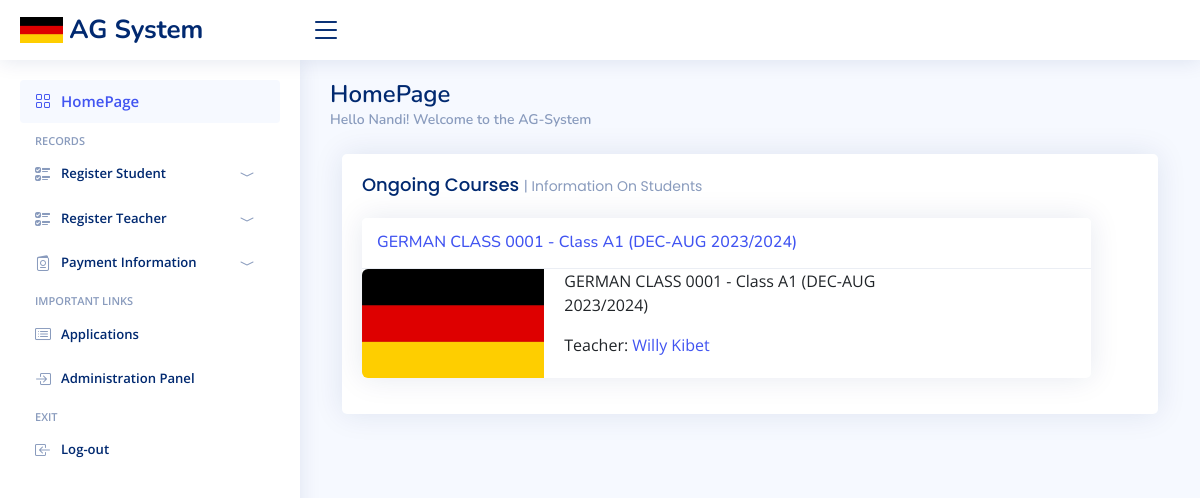
The app's page / (signed in) with its own data.
### crmpage/models.py (models this page shows, shortened)
class School(models.Model):
    course_class_no = models.CharField(max_length=255)
    course_intake = models.CharField(max_length=255)
    lec_first_name = models.CharField(max_length=255)
    lec_last_name = models.CharField(max_length=255)
    lec_phone_number = models.CharField(max_length=50, blank=True, null=True, unique=True)
    lec_email_address = models.EmailField(max_length=70, blank=True, null=True, unique=True)
    lec_class_name = models.CharField(max_length=255)

### crmpage/views.py (the view)
# urls.py: path('', views.index),
def index(request):
    school = School.objects.all()
    response = Response.objects.all()
    total_students = Candidate.objects.filter(Results="Passed").count()
    total_responses = Response.objects.filter(Situation="Pending").count()
    total_applications = Application.objects.count()
    context = {'school': school, 'response': response, 'total_students': total_students,
               'total_responses': total_responses, 'total_applications': total_applications}
    return render(request, 'index.html', context)

### crmpage/templates/index.html (shortened to what this page needs)
{% load static %}
<html lang="en">
<head>
    <link href="{% static 'vendor/bootstrap/css/bootstrap.min.css' %}" rel="stylesheet">
    <link href="{% static 'vendor/bootstrap-icons/bootstrap-icons.css' %}" rel="stylesheet">
    <link href="{% static 'vendor/boxicons/css/boxicons.min.css' %}" rel="stylesheet">
    <link href="{% static 'vendor/quill/quill.snow.css' %}" rel="stylesheet">
    <link href="{% static 'vendor/quill/quill.bubble.css' %}" rel="stylesheet">
    <link href="{% static 'vendor/remixicon/remixicon.css' %}" rel="stylesheet">
    <link href="{% static 'vendor/simple-datatables/style.css' %}" rel="stylesheet">
    <link href="{% static '/css/style.css' %}" rel="stylesheet">
</head>
<body>
<header id="header" class="header fixed-top d-flex align-items-center">
    <div class="d-flex align-items-center justify-content-between">
        <a href="/" class="logo d-flex align-items-center">
            <img src="{% static 'img/german_flag.png' %}" alt="">
            <span class="d-none d-lg-block">AG System</span>
        </a>
        <i class="bi bi-list toggle-sidebar-btn"></i>
    </div>
</header>
<aside id="sidebar" class="sidebar">
    <ul class="sidebar-nav" id="sidebar-nav">
        <li class="nav-item">
            <a class="nav-link " href="/">
                <i class="bi bi-grid"></i>
                <span>HomePage</span>
            </a>
        </li>
{% if user.is_authenticated %}
        <li class="nav-heading">Records</li>
        <li class="nav-item">
            <a class="nav-link collapsed" data-bs-target="#icons-nav" data-bs-toggle="collapse" href="#">
                <i class="bi bi-ui-checks"></i>
                <small> <span>Register Student</span></small>
                <i class="bi bi-chevron-compact-down ms-auto"></i>
            </a>
        </li>
                <li class="nav-item">
            <a class="nav-link collapsed" data-bs-target="#icons-nav3" data-bs-toggle="collapse" href="#">
                <i class="bi bi-ui-checks"></i>
                <small> <span>Register Teacher</span></small>
                <i class="bi bi-chevron-compact-down ms-auto"></i>
            </a>
        </li>
<li class="nav-item">
    <a class="nav-link collapsed" data-bs-target="#responses-nav" data-bs-toggle="collapse" href="#">
        <i class="bi bi-passport"></i>
        <small><span>Payment Information</span></small>
        <i class="bi bi-chevron-compact-down ms-auto"></i>
    </a>
</li>
                <li class="nav-heading">Important Links</li>
      <li class="nav-item">
        <a class="nav-link collapsed" href="applications">
          <i class="bi bi-card-list"></i>
         <small><span>Applications</span></small>
        </a>
      </li>
      <li class="nav-item">
        <a class="nav-link collapsed" href="/admin">
          <i class="bi bi-box-arrow-in-right"></i>
         <small><span>Administration Panel</span></small>
        </a>
      </li>
                        <li class="nav-heading">EXIT</li>
        <li class="nav-item">
            <a class="nav-link collapsed" href="logout">
                <i class="bi bi-box-arrow-in-left"></i>
               <small><span>Log-out</span></small>
            </a>
        </li>
        {% endif %}
    </ul>
</aside>
<main id="main" class="main">
    {% block content %}
{% if user.is_authenticated %}
    <div class="pagetitle">
        <h1>HomePage</h1>
        <nav>
            <ol class="breadcrumb">
                <li class="breadcrumb-item"><span> Hello {{user.username}}! Welcome to the AG-System</span></li>
            </ol>
        </nav>
    </div>
    <div class="container mt-4">
        <div class="card recent-sales overflow-auto">
            <div class="card-body ">
                <h5 class="card-title">Ongoing Courses  <span>| Information On Students</span></h5>
                {% for school in school %}
                <div class="info d-flex">
                    <div class="card mb-3" style="max-width:100%; max-height: 20rem">
                        <h6 class="card-header">
                            <a href="course_view">
                                {{ school.course_class_no }} - {{ school.course_intake }}
                            </a>
                        </h6>
                        <div class="row g-0 ">
                            <div class="col-md-3 ">
                                <img src="{% static 'img/german_flag.png' %}" class="img-fluid rounded-start" alt="..."
                                     style="height: 100%;">
                            </div>
                            <div class="col-md-6">
                                <div class="card-body ">
                                    <p class="card-text"> {{ school.course_class_no }} - {{ school.course_intake }}</p>
                                    <span class="font-weight-bold"> Teacher:</span> <a href="">{{ school.lec_first_name }} {{ school.lec_last_name }}</a>
                                </div>
                            </div>
                        </div>
                    </div>
                </div>
                {% endfor %}
            </div>
        </div>
    </div>
    {% endif %}
{% endblock %}
</main>
</body>
</html>

### crmpage/static/css/style.css (style rules this page uses)
:root { scroll-behavior: smooth; }
body { font-family: "Open Sans", sans-serif; background: #f6f9ff; color: #444444; }
a { color: #4154f1; text-decoration: none; }
h1, h2, h3, h4, h5, h6 { font-family: "Nunito", sans-serif; }
#main { margin-top: 60px; padding: 20px 30px; transition: all 0.3s; }
.pagetitle { margin-bottom: 10px; }
.pagetitle h1 { font-size: 24px; margin-bottom: 0; font-weight: 600; color: #012970; }
.card { margin-bottom: 30px; border: none; border-radius: 5px; box-shadow: 0px 0 30px rgba(1, 41, 112, 0.1); }
.card-header, .card-footer { border-color: #ebeef4; background-color: #fff; color: #798eb3; padding: 15px; }
.card-title { padding: 20px 0 15px 0; font-size: 18px; font-weight: 500; color: #012970; font-family: "Poppins", sans-serif; }
.card-title span { color: #899bbd; font-size: 14px; font-weight: 400; }
.card-body { padding: 0 20px 20px 20px; }
.breadcrumb { font-size: 14px; font-family: "Nunito", sans-serif; color: #899bbd; font-weight: 600; }
.breadcrumb .breadcrumb-item::before { color: #899bbd; }
.logo { line-height: 1; }
@media (min-width: 1200px) { .logo { width: 280px; } }
.logo img { max-height: 26px; margin-right: 6px; }
.logo span { font-size: 26px; font-weight: 700; color: #012970; font-family: "Nunito", sans-serif; }
.header { transition: all 0.5s; z-index: 997; height: 60px; box-shadow: 0px 2px 20px rgba(1, 41, 112, 0.1); background-color: #fff; padding-left: 20px; }
.header .toggle-sidebar-btn { font-size: 32px; padding-left: 10px; cursor: pointer; color: #012970; }
.sidebar { position: fixed; top: 60px; left: 0; bottom: 0; width: 300px; z-index: 996; transition: all 0.3s; padding: 20px; overflow-y: auto; scrollbar-width: thin; scrollbar-color: #aab7cf transparent; box-shadow: 0px 0px 20px rgba(1, 41, 112, 0.1); background-color: #fff; }
@media (min-width: 1200px) { #main, #footer { margin-left: 300px; } }
.sidebar-nav { padding: 0; margin: 0; list-style: none; }
.sidebar-nav li { padding: 0; margin: 0; list-style: none; }
.sidebar-nav .nav-item { margin-bottom: 5px; }
.sidebar-nav .nav-heading { font-size: 11px; text-transform: uppercase; color: #899bbd; font-weight: 600; margin: 10px 0 5px 15px; }
.sidebar-nav .nav-link { display: flex; align-items: center; font-size: 15px; font-weight: 600; color: #4154f1; transition: 0.3; background: #f6f9ff; padding: 10px 15px; border-radius: 4px; }
.sidebar-nav .nav-link i { font-size: 16px; margin-right: 10px; color: #4154f1; }
.sidebar-nav .nav-link.collapsed { color: #012970; background: #fff; }
.sidebar-nav .nav-link.collapsed i { color: #899bbd; }

### records on screen
School: course_class_no "GERMAN CLASS 0001", course_intake "Class A1 (DEC-AUG 2023/2024)", lec_first_name "Willy", lec_last_name "Kibet"

### other values on screen
{{ user.username }} "Nandi"
